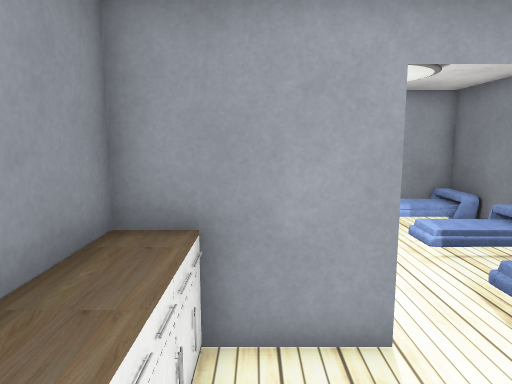
View 1 (above)

13 first-person views from a walk through a 3-D level made in the Unity game engine. The camera is 1.5 m above the floor, tilts 8° down and sees 70° across. Doors are open. The floor is counted in squares, 0.5 m on a side. Each view is taken from the middle of a square. On the plan, view 1 faces up. The plan holds only what a view shows up to about 20 squares ahead; the rest is blank. The player character is not drawn. Some animated figures are left out. Some surface patterns are stand-ins.

View 2
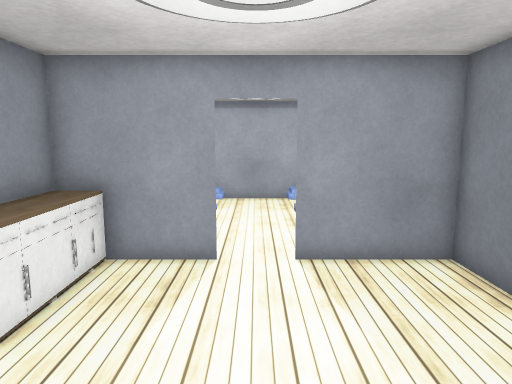

View 3
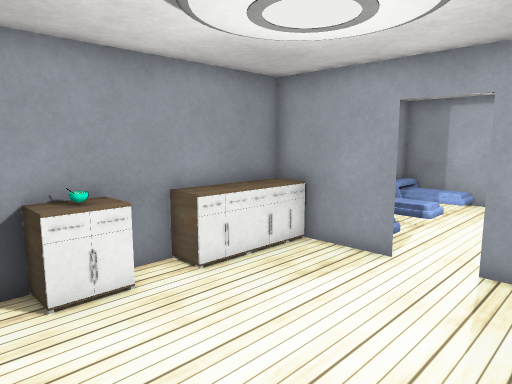

View 4
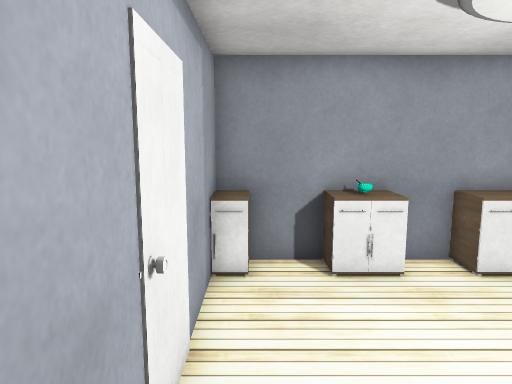

View 5
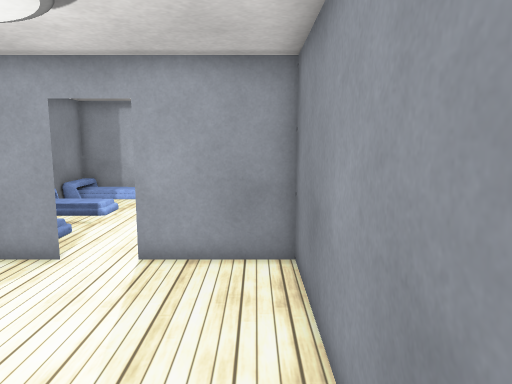

View 6
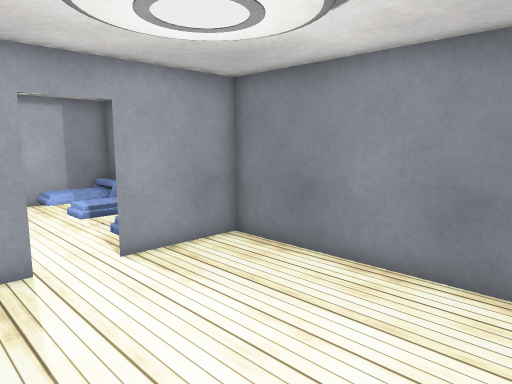

View 7
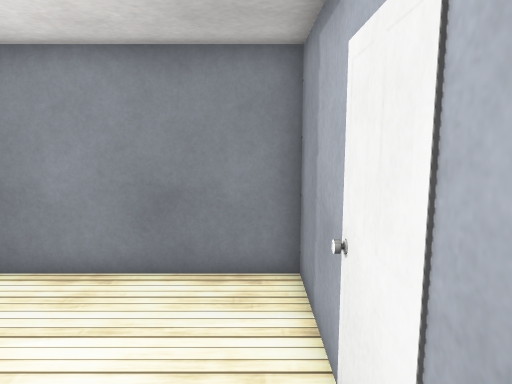

View 8
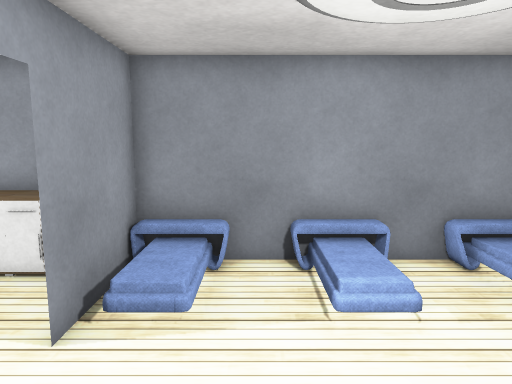

View 9
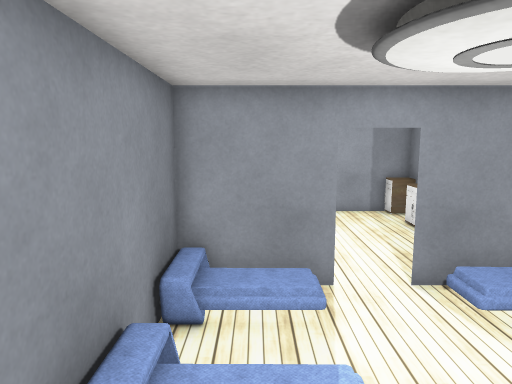

View 10
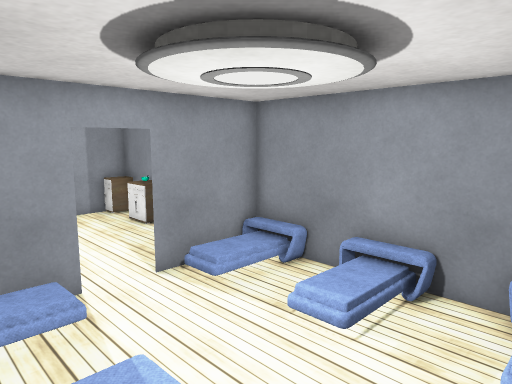

View 11
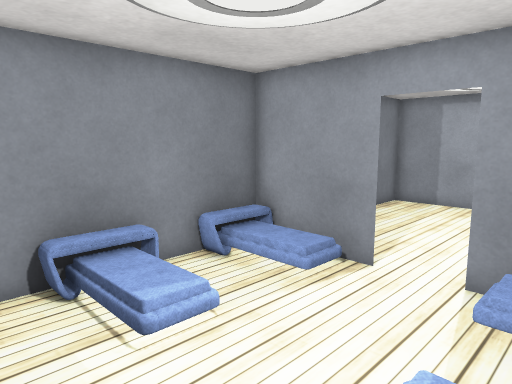

View 12
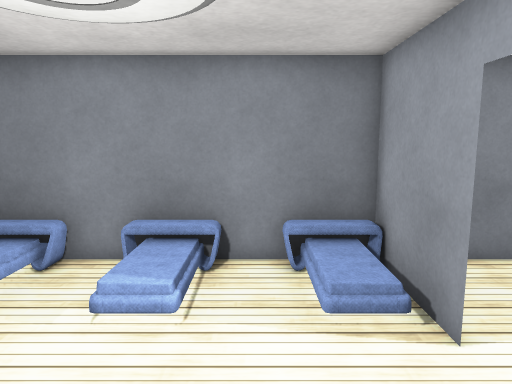

View 13
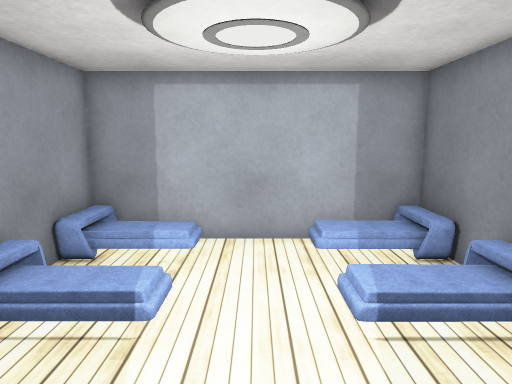

### Floor plan
Key: @ floor where view 1 was taken; # wall or solid block; . main floor; : floor 0.25 m higher than the main floor; / step, stairs or slope; D open door; O other object.
Columns run from 2 left of view 1 to 8 right of it. Each row starts with its distance up from view 1.
 15 ###########
 14 #OOO...:::#
 13 #......///#
 12 #.........#
 11 #.........#
 10 #OOO...OOO#
  9 #.........#
  8 #.........#
  7 #.........#
  6 #OOO...OOO#
  5 ####DDD####
  4 #O........#
  3 OO........#
  2 OO........#
  1 #O........#
  0 #.@.......#
 -1 #O........#
 -2 #O........#
 -3 #.........#
 -4 #O........#
 -5 #O#########

Positions as (right, up) in squares from view 1, and headings:
1: (0, 0), facing up
2: (3, -4), facing up
3: (6, -4), facing up-left
4: (7, -4), facing left
5: (7, -4), facing up
6: (0, -4), facing up-right
7: (0, -4), facing right
8: (7, 8), facing left
9: (6, 14), facing down
10: (7, 14), facing down-left
11: (0, 13), facing down-right
12: (-1, 8), facing right
13: (3, 4), facing up
